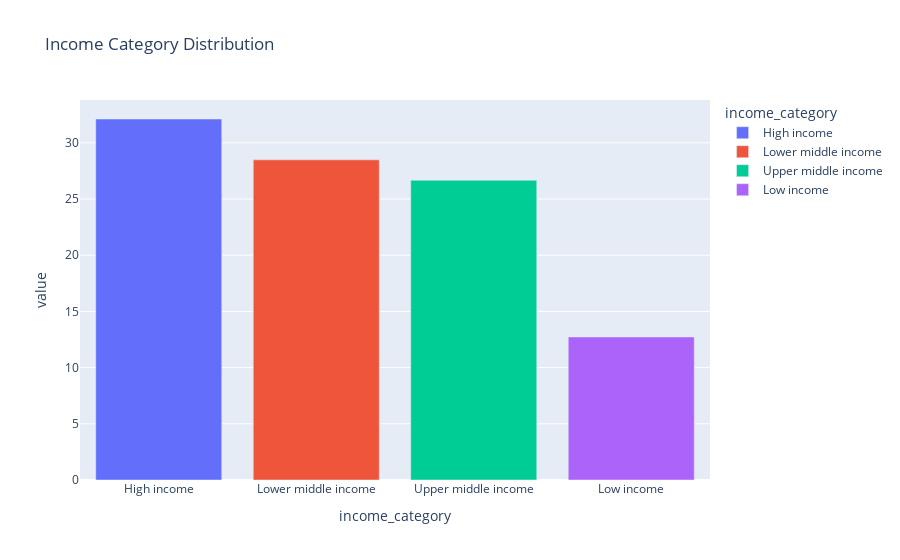

Notebook code for this chart:
### Code cell
income_category_percentage = (
    df_countries.income_category.value_counts(normalize=True) * 100
)
px.bar(
    income_category_percentage,
    title="Income Category Distribution",
    color=income_category_percentage.index,
)

### Figure 1 — Plotly figure (JSON) as saved in the notebook; plotly's stock layout.template omitted (floating-point values rounded to 4 significant figures)
{"data": [{"alignmentgroup": "True", "hovertemplate": "income_category=%{x}<br>value=%{y}<extra></extra>", "legendgroup": "High income", "marker": {"color": "#636efa", "pattern": {"shape": ""}}, "name": "High income", "offsetgroup": "High income", "orientation": "v", "showlegend": true, "textposition": "auto", "type": "bar", "x": ["High income"], "xaxis": "x", "y": [32.12], "yaxis": "y"}, {"alignmentgroup": "True", "hovertemplate": "income_category=%{x}<br>value=%{y}<extra></extra>", "legendgroup": "Lower middle income", "marker": {"color": "#EF553B", "pattern": {"shape": ""}}, "name": "Lower middle income", "offsetgroup": "Lower middle income", "orientation": "v", "showlegend": true, "textposition": "auto", "type": "bar", "x": ["Lower middle income"], "xaxis": "x", "y": [28.48], "yaxis": "y"}, {"alignmentgroup": "True", "hovertemplate": "income_category=%{x}<br>value=%{y}<extra></extra>", "legendgroup": "Upper middle income", "marker": {"color": "#00cc96", "pattern": {"shape": ""}}, "name": "Upper middle income", "offsetgroup": "Upper middle income", "orientation": "v", "showlegend": true, "textposition": "auto", "type": "bar", "x": ["Upper middle income"], "xaxis": "x", "y": [26.67], "yaxis": "y"}, {"alignmentgroup": "True", "hovertemplate": "income_category=%{x}<br>value=%{y}<extra></extra>", "legendgroup": "Low income", "marker": {"color": "#ab63fa", "pattern": {"shape": ""}}, "name": "Low income", "offsetgroup": "Low income", "orientation": "v", "showlegend": true, "textposition": "auto", "type": "bar", "x": ["Low income"], "xaxis": "x", "y": [12.73], "yaxis": "y"}], "layout": {"barmode": "relative", "legend": {"title": {"text": "income_category"}, "tracegroupgap": 0}, "title": {"text": "Income Category Distribution"}, "xaxis": {"anchor": "y", "categoryarray": ["High income", "Lower middle income", "Upper middle income", "Low income"], "categoryorder": "array", "domain": [0, 1], "title": {"text": "income_category"}}, "yaxis": {"anchor": "x", "domain": [0, 1], "title": {"text": "value"}}}}
